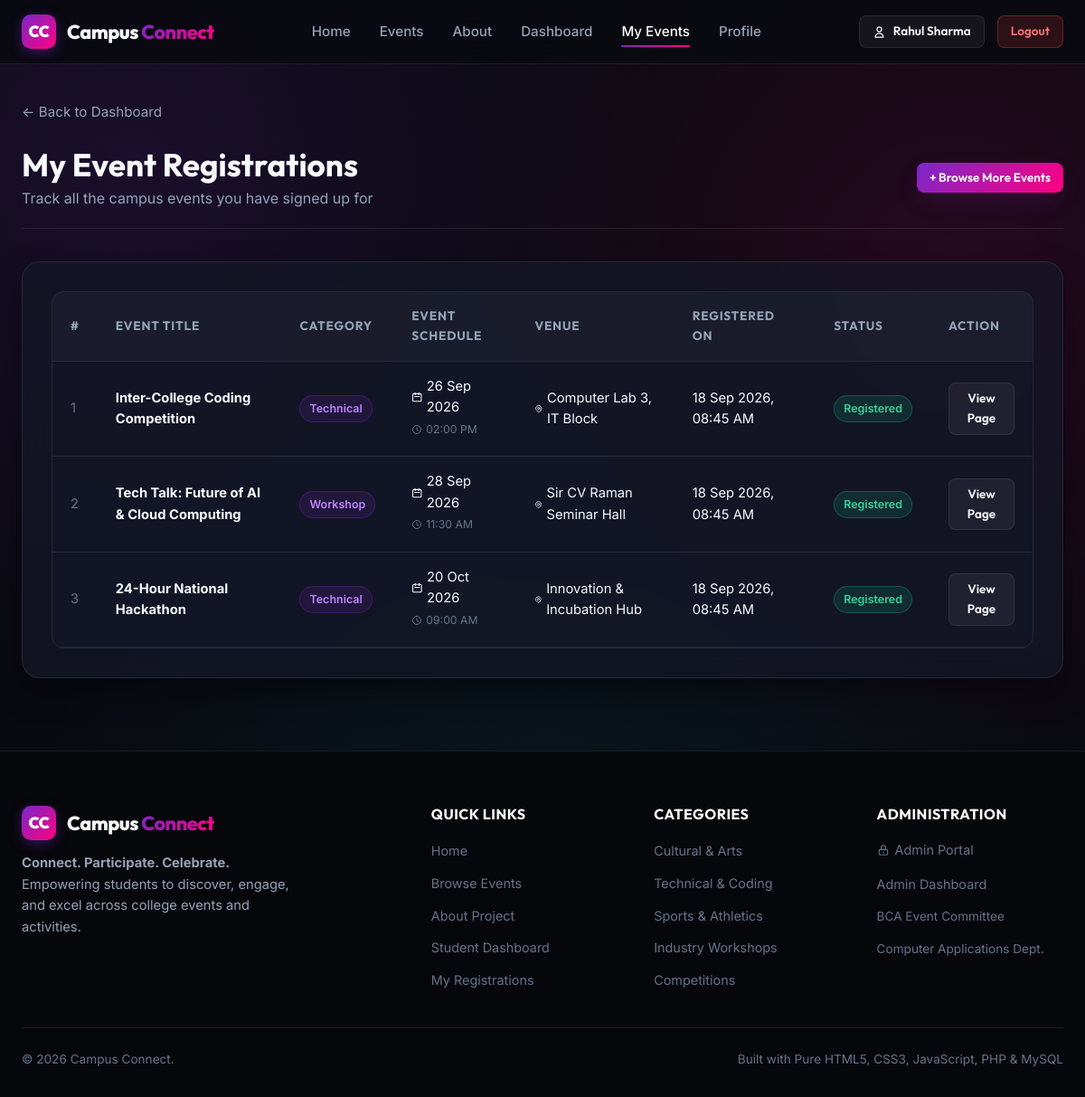
Screenshot of /student/my_events.php (signed in) with the database file from the repository.
### tables this page shows
CREATE TABLE `registrations` (
    `id` INT AUTO_INCREMENT PRIMARY KEY,
    `user_id` INT NOT NULL,
    `event_id` INT NOT NULL,
    `registration_date` TIMESTAMP DEFAULT CURRENT_TIMESTAMP,
    `status` VARCHAR(50) DEFAULT 'Registered',

    FOREIGN KEY (`user_id`)
        REFERENCES `users`(`id`)
        ON DELETE CASCADE,

    FOREIGN KEY (`event_id`)
        REFERENCES `events`(`id`)
        ON DELETE CASCADE,

    UNIQUE KEY `unique_registration` (`user_id`, `event_id`)
);

CREATE TABLE `events` (
    `id` INT AUTO_INCREMENT PRIMARY KEY,
    `title` VARCHAR(200) NOT NULL,
    `description` TEXT,
    `event_date` DATE NOT NULL,
    `event_time` TIME NOT NULL,
    `location` VARCHAR(200),
    `category` VARCHAR(100),
    `image` VARCHAR(255),
    `created_at` TIMESTAMP DEFAULT CURRENT_TIMESTAMP
);

### includes/auth.php (called while the page is built, shortened)
<?php
function get_student_id() {
    return $_SESSION['user_id'] ?? null;
}
?>

### student/my_events.php (the view, shortened to what this page needs)
<?php
require_once "../config/database.php";
require_once "../includes/auth.php";
$student_id = get_student_id();
$sql = "
    SELECT
        r.id AS reg_id,
        r.registration_date,
        r.status,
        e.id AS event_id,
        e.title,
        e.event_date,
        e.event_time,
        e.location,
        e.category,
        e.image
    FROM registrations r
    INNER JOIN events e ON r.event_id = e.id
    WHERE r.user_id = ?
    ORDER BY r.registration_date DESC
";
$stmt = $conn->prepare($sql);
$stmt->bind_param("i", $student_id);
$stmt->execute();
$result = $stmt->get_result();
$my_registrations = [];
while ($row = $result->fetch_assoc()) {
    $my_registrations[] = $row;
}
require_once "../includes/header.php";
?>
<section class="dashboard-wrapper">
    <div class="container">
        <div style="margin-bottom: 24px;">
            <a href="dashboard.php" style="color: var(--text-muted); font-size: 0.95rem; display: inline-flex; align-items: center; gap: 8px;">
                ← Back to Dashboard
            </a>
        </div>
        <div class="dashboard-header">
            <div class="welcome-text">
                <h2>My Event Registrations</h2>
                <p>Track all the campus events you have signed up for</p>
            </div>
            <div>
                <a href="../events.php" class="btn btn-primary btn-sm">
                    + Browse More Events
                </a>
            </div>
        </div>
        <div class="glass-card" style="padding: 32px;">
            <?php if (!empty($my_registrations)): ?>
                <div class="table-responsive">
                    <table class="data-table">
                        <thead>
                            <tr>
                                <th>#</th>
                                <th>Event Title</th>
                                <th>Category</th>
                                <th>Event Schedule</th>
                                <th>Venue</th>
                                <th>Registered On</th>
                                <th>Status</th>
                                <th>Action</th>
                            </tr>
                        </thead>
                        <tbody>
                            <?php
                            $count = 1;
                            foreach ($my_registrations as $reg):
                            ?>
                                <tr>
                                    <td style="color: var(--text-dim);"><?php echo $count++; ?></td>
                                    <td>
                                        <strong><?php echo htmlspecialchars($reg['title']); ?></strong>
                                    </td>
                                    <td>
                                        <span class="badge badge-info">
                                            <?php echo htmlspecialchars($reg['category']); ?>
                                        </span>
                                    </td>
                                    <td>
                                        <span style="display: inline-flex; align-items: center; gap: 4px;">
                                            <svg width="14" height="14" fill="none" stroke="currentColor" viewBox="0 0 24 24"><path stroke-linecap="round" stroke-linejoin="round" stroke-width="2" d="M8 7V3m8 4V3m-9 8h10M5 21h14a2 2 0 002-2V7a2 2 0 00-2-2H5a2 2 0 00-2 2v12a2 2 0 002 2z"/></svg>
                                            <?php echo date("d M Y", strtotime($reg['event_date'])); ?>
                                        </span><br>
                                        <small style="color: var(--text-dim); display: inline-flex; align-items: center; gap: 4px; margin-top: 2px;">
                                            <svg width="12" height="12" fill="none" stroke="currentColor" viewBox="0 0 24 24"><path stroke-linecap="round" stroke-linejoin="round" stroke-width="2" d="M12 8v4l3 3m6-3a9 9 0 11-18 0 9 9 0 0118 0z"/></svg>
                                            <?php echo date("h:i A", strtotime($reg['event_time'])); ?>
                                        </small>
                                    </td>
                                    <td>
                                        <span style="display: inline-flex; align-items: center; gap: 4px;">
                                            <?php echo htmlspecialchars($reg['location']); ?>
                                        </span>
                                    </td>
                                    <td>
                                        <?php echo date("d M Y, h:i A", strtotime($reg['registration_date'])); ?>
                                    </td>
                                    <td>
                                        <span class="badge badge-success">
                                            <?php echo htmlspecialchars($reg['status']); ?>
                                        </span>
                                    </td>
                                    <td>
                                        <a href="../event_details.php?id=<?php echo $reg['event_id']; ?>" class="btn btn-outline btn-sm">
                                            View Page
                                        </a>
                                    </td>
                                </tr>
                            <?php endforeach; ?>
                        </tbody>
                    </table>
                </div>
            <?php endif; ?>
        </div>
    </div>
</section>
<?php require_once "../includes/footer.php"; ?>

### assets/css/style.css (style rules this page uses)
:root { --bg-dark: #090a10; --bg-card: rgba(20, 23, 39, 0.75); --bg-card-hover: rgba(28, 32, 54, 0.85); --bg-input: rgba(15, 17, 30, 0.8); --border-color: rgba(255, 255, 255, 0.08); --border-hover: rgba(168, 85, 247, 0.4); --primary-gradient: linear-gradient(135deg, #7928ca 0%, #ff0080 100%); --primary-purple: #7928ca; --primary-pink: #ff0080; --accent-yellow: #facc15; --accent-cyan: #06b6d4; --accent-green: #10b981; --accent-red: #ef4444; --text-main: #f8fafc; --text-muted: #94a3b8; --text-dim: #64748b; --font-heading: 'Outfit', -apple-system, BlinkMacSystemFont, sans-serif; --font-body: 'Inter', -apple-system, BlinkMacSystemFont, sans-serif; --radius-sm: 8px; --radius-md: 14px; --radius-lg: 20px; --radius-pill: 9999px; --shadow-glow: 0 10px 30px -10px rgba(121, 40, 202, 0.4); --shadow-card: 0 15px 35px rgba(0, 0, 0, 0.4); --transition: all 0.25s cubic-bezier(0.4, 0, 0.2, 1); }
*, *::before, *::after { box-sizing: border-box; margin: 0; padding: 0; }
html { scroll-behavior: smooth; }
body { background-color: var(--bg-dark); color: var(--text-main); font-family: var(--font-body); font-size: 16px; line-height: 1.6; min-height: 100vh; display: flex; flex-direction: column; overflow-x: hidden; background-image: radial-gradient(circle at 12% 15%, rgba(121, 40, 202, 0.15) 0%, transparent 40%), radial-gradient(circle at 88% 25%, rgba(255, 0, 128, 0.12) 0%, transparent 40%), radial-gradient(circle at 50% 80%, rgba(6, 182, 212, 0.08) 0%, transparent 50%); background-attachment: fixed; }
h1, h2, h3, h4, h5, h6 { font-family: var(--font-heading); color: var(--text-main); font-weight: 700; line-height: 1.2; }
a { color: inherit; text-decoration: none; transition: var(--transition); }
.container { width: 100%; max-width: 1240px; margin: 0 auto; padding: 0 24px; }
.glass-card { background: var(--bg-card); backdrop-filter: blur(16px); -webkit-backdrop-filter: blur(16px); border: 1px solid var(--border-color); border-radius: var(--radius-lg); box-shadow: var(--shadow-card); transition: var(--transition); }
.btn { display: inline-flex; align-items: center; justify-content: center; gap: 8px; padding: 10px 22px; border-radius: var(--radius-pill); font-family: var(--font-heading); font-size: 0.95rem; font-weight: 600; cursor: pointer; border: none; transition: var(--transition); text-align: center; }
.btn-primary { background: var(--primary-gradient); color: #ffffff; box-shadow: var(--shadow-glow); }
.btn-outline { background: rgba(255, 255, 255, 0.05); border: 1px solid var(--border-color); color: var(--text-main); }
.btn-sm { padding: 6px 14px; font-size: 0.85rem; border-radius: var(--radius-sm); }
.dashboard-wrapper { padding: 40px 0 80px; }
.dashboard-header { display: flex; align-items: center; justify-content: space-between; flex-wrap: wrap; gap: 16px; margin-bottom: 36px; padding-bottom: 20px; border-bottom: 1px solid var(--border-color); }
.welcome-text h2 { font-size: 2.2rem; margin-bottom: 4px; }
.welcome-text p { color: var(--text-muted); }
.table-responsive { overflow-x: auto; border-radius: var(--radius-md); border: 1px solid var(--border-color); background: var(--bg-card); }
.data-table { width: 100%; border-collapse: collapse; text-align: left; }
.data-table th { background: rgba(255, 255, 255, 0.03); padding: 16px 20px; font-family: var(--font-heading); font-size: 0.85rem; font-weight: 700; color: var(--text-muted); text-transform: uppercase; letter-spacing: 0.8px; border-bottom: 1px solid var(--border-color); }
.data-table td { padding: 16px 20px; font-size: 0.92rem; color: var(--text-main); border-bottom: 1px solid var(--border-color); }
.badge { display: inline-block; padding: 4px 10px; border-radius: var(--radius-pill); font-size: 0.78rem; font-weight: 600; }
.badge-success { background: rgba(16, 185, 129, 0.15); color: #34d399; border: 1px solid rgba(16, 185, 129, 0.3); }
.badge-info { background: rgba(121, 40, 202, 0.15); color: #c084fc; border: 1px solid rgba(121, 40, 202, 0.3); }

### rows the page displays
registrations: event.title "Inter-College Coding Competition", event.category "Technical", event.event_date "26 Sep 2026", event.event_time "02:00 PM", event.location "Computer Lab 3, IT Block", registration_date "18 Sep 2026, 08:45 AM", status "Registered"
registrations: event.title "Tech Talk: Future of AI & Cloud Computing", event.category "Workshop", event.event_date "28 Sep 2026", event.event_time "11:30 AM", event.location "Sir CV Raman Seminar Hall", registration_date "18 Sep 2026, 08:45 AM", status "Registered"
registrations: event.title "24-Hour National Hackathon", event.category "Technical", event.event_date "20 Oct 2026", event.event_time "09:00 AM", event.location "Innovation & Incubation Hub", registration_date "18 Sep 2026, 08:45 AM", status "Registered"

### other values shown
$_SESSION['user_name'] "Rahul Sharma"
